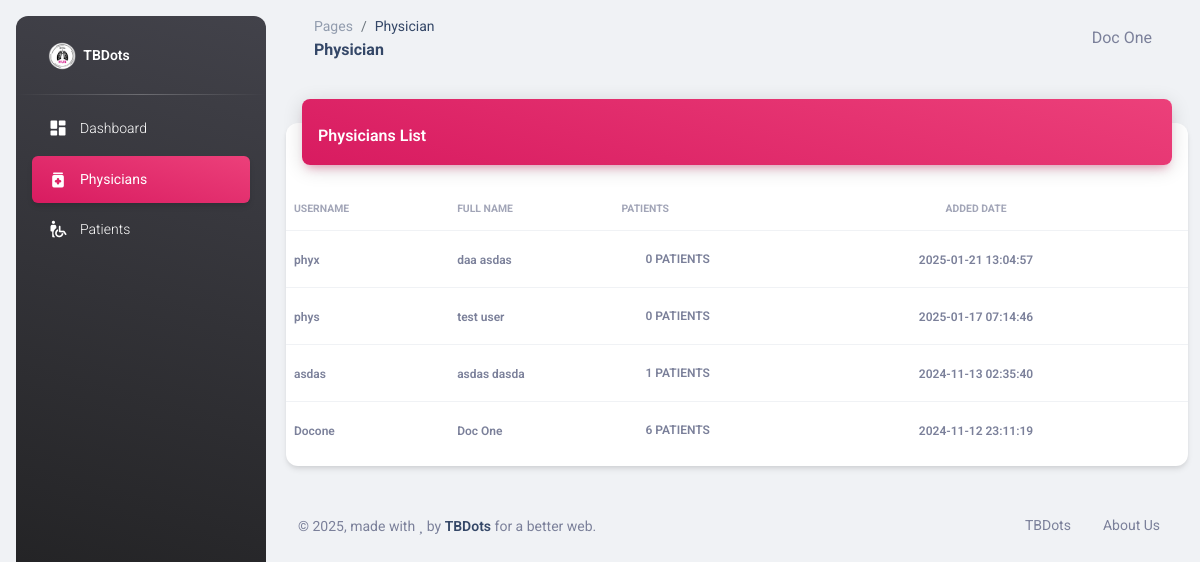
Screenshot of /physician.php (signed in) with the database file from the repository.
### tables this page shows
CREATE TABLE IF NOT EXISTS `users` (
  `id` int NOT NULL AUTO_INCREMENT,
  `username` varchar(50) NOT NULL,
  `password` text NOT NULL,
  `first_name` text NOT NULL,
  `last_name` text NOT NULL,
  `role` int NOT NULL DEFAULT '0',
  `updated_at` timestamp NOT NULL DEFAULT CURRENT_TIMESTAMP,
  `created_at` timestamp NOT NULL DEFAULT CURRENT_TIMESTAMP ON UPDATE CURRENT_TIMESTAMP,
  `location_id` int DEFAULT NULL,
  PRIMARY KEY (`id`),
  KEY `FK_users_roles` (`role`),
  KEY `location_id` (`location_id`),
  CONSTRAINT `FK_users_roles` FOREIGN KEY (`role`) REFERENCES `roles` (`id`) ON DELETE CASCADE ON UPDATE CASCADE,
  CONSTRAINT `users_ibfk_1` FOREIGN KEY (`location_id`) REFERENCES `locations` (`id`)
);

### physician.php (the view, shortened to what this page needs)
<?php
require_once "connection/db.php";
include_once('head.php');
$sql = "SELECT DISTINCT
    u.id,
    u.username,
    u.first_name,
    u.last_name,
    u.password,
    r.module,
    r.description,
    r.id as role_id,
    u.created_at,
    COUNT(DISTINCT p.id) as patient_count
FROM users u
INNER JOIN roles r ON u.role = r.id
LEFT JOIN patients p ON u.id = p.physician_id
LEFT JOIN lab_results lr ON p.id = lr.patient_id AND lr.physician_id = u.id
WHERE u.role = 3
GROUP BY u.id
ORDER BY u.created_at DESC";
$users = $conn->query($sql);
?>
<body class="g-sidenav-show  bg-gray-200">
  <?php
    include_once('sidebar.php');
  ?>
  <main class="main-content position-relative max-height-vh-100 h-100 border-radius-lg ">
    <?php
      include_once('navbar.php');
    ?>
    <div class="container-fluid py-4">
      <div class="row">
        <div class="col-12">
          <div class="card my-4">
            <div class="card-header p-0 position-relative mt-n4 mx-3 z-index-2">
              <div class="bg-gradient-primary shadow-primary border-radius-lg pt-4 pb-3 d-flex justify-content-between align-items-center">
                <h6 class="text-white text-capitalize ps-3 mb-0">Physicians List</h6>
              </div>
            </div>
            <div class="card-body px-0 pb-2">
              <div class="table-responsive p-0">
                <table class="table align-items-center mb-0">
                  <thead>
                    <tr>
                      <th class="text-uppercase text-secondary text-xxs font-weight-bolder opacity-7 ps-2">Username</th>
                      <th class="text-uppercase text-secondary text-xxs font-weight-bolder opacity-7 ps-2">Full name</th>
                      <th class="text-uppercase text-secondary text-xxs font-weight-bolder opacity-7 ps-2">Patients</th>
                      <th class="text-center text-uppercase text-secondary text-xxs font-weight-bolder opacity-7">Added Date</th>
                      <th class="text-secondary opacity-7"></th>
                    </tr>
                  </thead>
                  <tbody>
                    <?php
                        if ($users->num_rows > 0) {
                          while($row = $users->fetch_assoc()) {
                            echo "
                              <tr>
                                <td><span class='text-secondary text-xs font-weight-bold'>".$row["username"]."</span></td>
                                <td><span class='text-secondary text-xs font-weight-bold'>".$row["first_name"]. " ".$row["last_name"]."</span></td>
                                <td>
                                    <button type='button' class='btn btn-link text-secondary mb-0' onclick='viewPatients(".$row["id"].")'>
                                        <span class='text-secondary text-xs font-weight-bold'>".$row["patient_count"]." patients</span>
                                    </button>
                                </td>
                                <td class='text-center'><span class='text-secondary text-xs font-weight-bold'>".$row["created_at"]."</span></td>
                                <td class='align-middle'>";
                            echo "
                              </td>
                              </tr>
                            ";
                          }
                        }
                    ?>
                  </tbody>
                </table>
              </div>
            </div>
          </div>
        </div>
      </div>
      <?php
        include_once('footer.php');
      ?>
    </div>
  </main>
</body>
</html>

### rows the page displays
users: username "phyx", first_name "daa", last_name "asdas", patient_count "0", created_at "2025-01-21 13:04:57"
users: username "phys", first_name "test", last_name "user", patient_count "0", created_at "2025-01-17 07:14:46"
users: username "asdas", first_name "asdas", last_name "dasda", patient_count "1", created_at "2024-11-13 02:35:40"
users: username "Docone", first_name "Doc", last_name "One", patient_count "6", created_at "2024-11-12 23:11:19"

### other values shown
str_replace('_', ' ', str_replace('.php', '', $page_name)) "Physician"
$_SESSION['fullname'] "Doc One"
